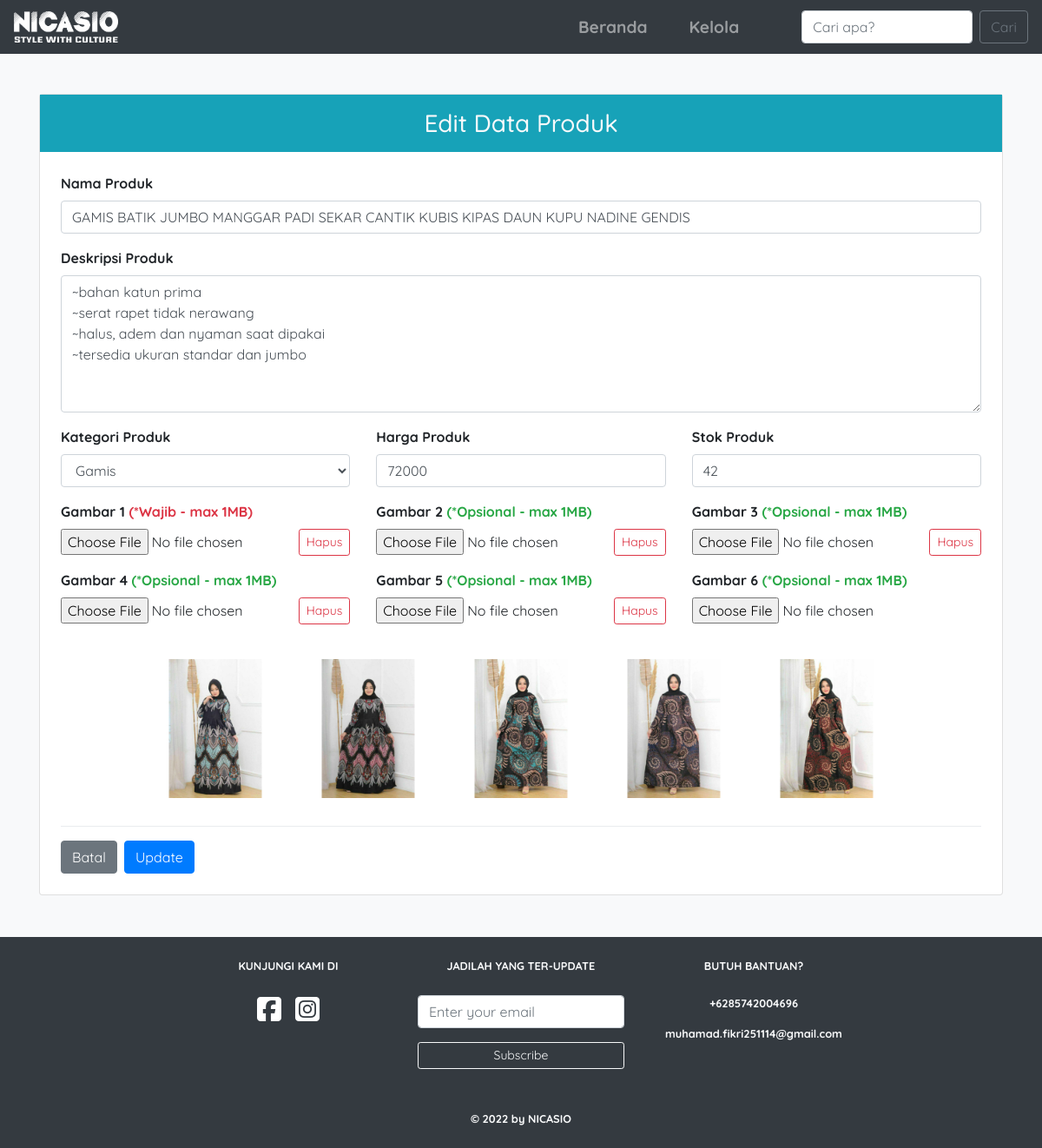
/edit_produk.php?id_produk=39, run on the app's committed database.
### tables this page shows
CREATE TABLE `produk` (
  `id` int(11) NOT NULL,
  `id_katalog` int(11) DEFAULT NULL,
  `nama_produk` varchar(255) NOT NULL,
  `deskripsi` text NOT NULL,
  `harga` int(11) NOT NULL,
  `stok` int(11) NOT NULL
);

CREATE TABLE `katalog` (
  `id` int(11) NOT NULL,
  `nama_katalog` varchar(100) NOT NULL,
  `deskripsi` text NOT NULL,
  `gambar` varchar(255) NOT NULL
);

CREATE TABLE `foto_produk` (
  `id` bigint(20) NOT NULL,
  `id_produk` int(11) DEFAULT NULL,
  `path` varchar(255) NOT NULL
);

### edit_produk.php (the view, shortened to what this page needs)
<!doctype html>
<html lang="en">
    <head>
        <link rel="stylesheet" href="https://maxcdn.bootstrapcdn.com/bootstrap/4.0.0/css/bootstrap.min.css">
        <link rel="stylesheet" href="css/style.css">
    </head>
    <body class="body-add-update-product">
        <?php
            $image_arr = array_fill(0, 6, array("id" => 0, "path" => ""));
            include_once('database/db_conn.php');
            $id_produk = $_GET['id_produk'];
            $data_produk = mysqli_query($connection, "SELECT produk.* FROM produk WHERE id = ".$id_produk);
            $produk = mysqli_fetch_assoc($data_produk);
        ?>
        <nav class="navbar navbar-expand-lg navbar-dark bg-dark fixed-top">
            <a class="navbar-brand" href="index.php"><img src="img/component/logo.png" width="120px" alt=""></a>
            <div class="collapse navbar-collapse justify-content-end" id="navbarSupportedContent">
                <ul class="navbar-nav mt-lg-0 mt-3">
                    <li class="nav-item mx-lg-3">
                        <a class="nav-link" href="index.php">Beranda</a>
                    </li>
                    <li class="nav-item mx-lg-3">
                        <a class="nav-link" href="kelola.php">Kelola</a>
                    </li>
                </ul>
                <form class="form-inline my-2 my-lg-0 ml-lg-5" method="post" name="cari-produk" action="index.php#katalog">
                    <input class="form-control mr-sm-2" type="search" placeholder="Cari apa?" aria-label="Search" name="keyword">
                    <button class="btn btn-outline-secondary my-2 my-sm-0" type="submit">Cari</button>
                </form>
            </div>
        </nav>
        <div class="py-5 bg-light" style="margin-top: 60px; min-height: 330px;">
            <div class="container">
                <div class="card">
                    <form action="edit_produk.php?id_produk=<?= $id_produk ?>" method="post"  enctype="multipart/form-data" name="form_add_product">
                        <center>
                            <h3 class="mb-4 p-3 bg-info text-light">Edit Data Produk</h3>
                        </center>
                        <div class="m-4">
                            <div class="form-group">
                                <label>Nama Produk</label>
                                <input type="text" class="form-control" name="product_name" placeholder="Beri Nama Produk" value="<?= $produk['nama_produk'] ?>" required>
                            </div>
                            <div class="form-group">
                                <label>Deskripsi Produk</label>
                                <textarea class="form-control" rows="6" name="product_descriptions" placeholder="Beri Deskripsi Produk" required><?= $produk['deskripsi'] ?></textarea>
                            </div>
                            <div class="row">
                                <div class="col-lg-4 col-md-4 col-sm-12 col-12">
                                    <div class="form-group">
                                        <label>Kategori Produk</label>
                                        <select class="form-control" name="product_catalog" required>
                                            <?php
                                                $data_kategori = mysqli_query($connection, "SELECT * FROM katalog");
                                                while($data = mysqli_fetch_array($data_kategori)){
                                            ?>
                                            <option value="<?= $data['id'] ?>" <?= $data['id'] == $produk['id_katalog'] ? "selected" : "" ?>><?= $data['nama_katalog'] ?></option>
                                            <?php
                                                }
                                            ?>
                                        </select>
                                    </div>
                                </div>
                                <div class="col-lg-4 col-md-4 col-sm-12 col-12">
                                    <div class="form-group">
                                        <label>Harga Produk</label>
                                        <input type="number" class="form-control" name="product_price" min="0" oninput="validity.valid||(value='');" value="<?= $produk['harga'] ?>" required>
                                    </div>
                                </div>
                                <div class="col-lg-4 col-md-4 col-sm-12 col-12">
                                    <div class="form-group">
                                        <label>Stok Produk</label>
                                        <input type="number" class="form-control" name="product_stock" min="0" oninput="validity.valid||(value='');" value="<?= $produk['stok'] ?>" required>
                                    </div>
                                </div>
                            </div>
                            <div class="row">
                                <?php
                                    $data_photo = mysqli_query($connection, "SELECT * FROM foto_produk WHERE id_produk = ".$id_produk);
                                    $photo_count = 0;
                                    while($photo = mysqli_fetch_array($data_photo)){
                                        $image_arr[$photo_count]['id'] = $photo['id'];
                                        $image_arr[$photo_count]['path'] = $photo['path'];
                                        $photo_count += 1;
                                    }
                                    for($i=1; $i<=6; $i++){
                                ?>
                                <div class="col-lg-4 col-md-6 col-sm-12 col-12">
                                    <div class="form-group">
                                        <label>Gambar <?= $i ?><?= $i == 1 ? " <span class='text-danger'>(*Wajib - max 1MB)</span>" : " <span class='text-success'>(*Opsional - max 1MB)</span>" ?></label>
                                        <div class="d-flex justify-content-between">
                                            <input type="file" class="form-control-file" name="product_image_<?= $i ?>" id="product_image_<?= $i ?>" accept="image/png, image/gif, image/jpeg" style="cursor: pointer">
                                            <button type="button" class="btn btn-sm btn-outline-danger" id="clear_image_<?= $i ?>" style="display: <?= $image_arr[$i-1]['id'] == 0 ? "none" : "" ?>;">Hapus</button>
                                        </div>
                                    </div>
                                </div>
                                <?php
                                    }
                                ?>
                            </div>
                            <div class="d-flex justify-content-center">
                                <?php
                                    for($i=1; $i<=6; $i++){
                                ?>
                                <div class="add_product_image_container_preview p-2 my-lg-4 my-md-3 my-sm-2 my-1" id="add_product_image_container_preview_<?= $i ?>" style="display: <?= $image_arr[$i-1]['id'] == 0 ? "none" : "" ?>;">
                                    <img src="<?= $image_arr[$i-1]['path'] ?>" alt="" id="add_product_image_preview_<?= $i ?>">
                                </div>
                                <?php
                                    }
                                ?>
                            </div>
                            <div class="dropdown-divider mb-3"></div>
                            <div class="d-flex">
                                <a href="kelola.php" class="btn btn-secondary mr-2">Batal</a>
                                <button type="submit" name="update_product" class="btn btn-primary">Update</button>
                            </div>
                        </div>
                    </form>
                </div>
            </div>
        </div>
        <?php
            include_once("view_component/footer.php");
        ?>
    </body>
</html>

### css/style.css (style rules this page uses)
* { box-sizing: border-box; }
html { scroll-behavior: smooth; }
.nav-link { font-family: 'Quicksand', sans-serif; font-size: 1.2em; font-weight: bold; }
.body-add-update-product > * { font-family: 'Quicksand', sans-serif; font-weight: bold }
.add_product_image_container_preview { width: 16.6%; height: 160px; overflow: hidden; }
.add_product_image_container_preview img { width: 100%; position: relative; top: 50%; transform: translateY(-50%); }

### data on the page
produk: product_name "GAMIS BATIK JUMBO MANGGAR PADI SEKAR CANTIK KUBIS KIPAS DAUN KUPU NADINE GENDIS", product_descriptions "~bahan katun prima ~serat rapet tidak nerawang ~halus, adem dan nyaman saat dipakai ~tersedia ukuran standar dan jumbo", product_catalog "Gamis", product_price "72000", product_stock "42"
foto_produk: shows "(*Wajib - max 1MB)", path (picture)
foto_produk: shows "(*Opsional - max 1MB)", path (picture)
foto_produk: shows "(*Opsional - max 1MB)", path (picture)
foto_produk: shows "(*Opsional - max 1MB)", path (picture)
foto_produk: shows "(*Opsional - max 1MB)", path (picture)
